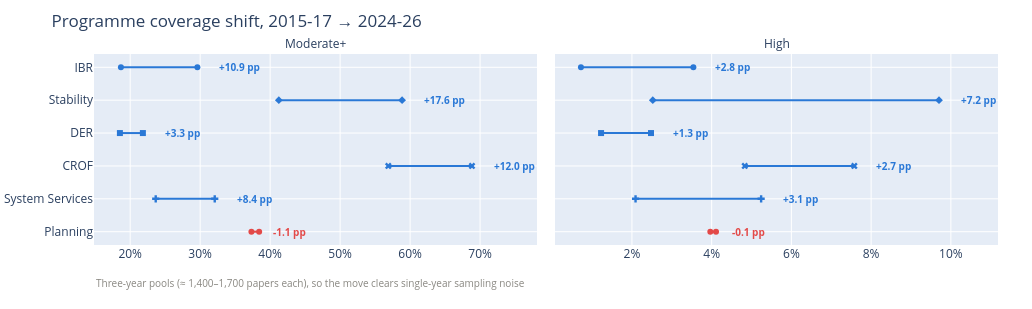

Here is the notebook cell this chart was saved with:
### Code cell
coverage_era_shift = px.line(
    aux,
    x="Share",
    y="PRP_Name",
    symbol="PRP_Name",
    color="Change_direction",
    color_discrete_map={"-": LOSS, "+": GAIN},
    facet_col="Threshold",
    markers=True,
    category_orders={
        "Threshold": ["Moderate+", "High"],
        "PRP_Name": PROGRAMME_ORDER,
        # "Change_direction": ["+", "-"],
    },
)
coverage_era_shift.update_xaxes(matches=None, ticksuffix="%", title = None)
coverage_era_shift.update_yaxes(title = None)
coverage_era_shift.update_layout(
    width=FIGURE_DIM[0]*2,
    height=FIGURE_DIM[1],
    title=dict(text=f"Programme coverage shift, {ERA_LABELS[0]} \u2192 {ERA_LABELS[-1]}"),
    showlegend = False,
)
add_footnote(coverage_era_shift, text=f"Three-year pools (\u2248 1,400\u20131,700 papers each), so the move clears single-year sampling noise", y=-0.15)

n = 4
coverage_era_shift.update_layout(margin=dict(l=n, r=n+30, t=n+50, b=n+60))
for annotation in coverage_era_shift.layout.annotations:
    annotation.text = annotation.text.split("=", 1)[-1]

for col, threshold in enumerate(["Moderate+", "High"], start=1):
    for _, row in era_shift[era_shift["Threshold"] == threshold].iterrows():
        programme = row["PRP_Name"]
        change = row["Change"]

        coverage_era_shift.add_annotation(
            x=row[ERA_LABELS[-1]],
            y=programme,
            text=f"<b>{change:+.1f} pp</b>",
            xshift=20,
            xanchor="left",
            yanchor="middle",
            showarrow=False,
            font=dict(
                color=LOSS if change >= 0 else GAIN,
                size=10,
            ),
            row=1,
            col=col,
        )

coverage_era_shift.show()

### Figure 1 — Plotly figure (JSON) as saved in the notebook; plotly's stock layout.template omitted (floating-point values rounded to 4 significant figures)
{"data": [{"hovertemplate": "Change_direction=-<br>PRP_Name=%{y}<br>Threshold=Moderate+<br>Share=%{x}<extra></extra>", "legendgroup": "-, IBR", "line": {"color": "#2a78d6", "dash": "solid"}, "marker": {"symbol": "circle"}, "mode": "lines+markers", "name": "-, IBR", "orientation": "h", "showlegend": true, "type": "scatter", "x": [18.67, 29.6], "xaxis": "x", "y": ["IBR", "IBR"], "yaxis": "y"}, {"hovertemplate": "Change_direction=-<br>PRP_Name=%{y}<br>Threshold=Moderate+<br>Share=%{x}<extra></extra>", "legendgroup": "-, Stability", "line": {"color": "#2a78d6", "dash": "solid"}, "marker": {"symbol": "diamond"}, "mode": "lines+markers", "name": "-, Stability", "orientation": "h", "showlegend": true, "type": "scatter", "x": [41.24, 58.85], "xaxis": "x", "y": ["Stability", "Stability"], "yaxis": "y"}, {"hovertemplate": "Change_direction=-<br>PRP_Name=%{y}<br>Threshold=Moderate+<br>Share=%{x}<extra></extra>", "legendgroup": "-, DER", "line": {"color": "#2a78d6", "dash": "solid"}, "marker": {"symbol": "square"}, "mode": "lines+markers", "name": "-, DER", "orientation": "h", "showlegend": true, "type": "scatter", "x": [18.53, 21.81], "xaxis": "x", "y": ["DER", "DER"], "yaxis": "y"}, {"hovertemplate": "Change_direction=-<br>PRP_Name=%{y}<br>Threshold=Moderate+<br>Share=%{x}<extra></extra>", "legendgroup": "-, CROF", "line": {"color": "#2a78d6", "dash": "solid"}, "marker": {"symbol": "x"}, "mode": "lines+markers", "name": "-, CROF", "orientation": "h", "showlegend": true, "type": "scatter", "x": [56.89, 68.84], "xaxis": "x", "y": ["CROF", "CROF"], "yaxis": "y"}, {"hovertemplate": "Change_direction=-<br>PRP_Name=%{y}<br>Threshold=Moderate+<br>Share=%{x}<extra></extra>", "legendgroup": "-, System Services", "line": {"color": "#2a78d6", "dash": "solid"}, "marker": {"symbol": "cross"}, "mode": "lines+markers", "name": "-, System Services", "orientation": "h", "showlegend": true, "type": "scatter", "x": [23.65, 32.08], "xaxis": "x", "y": ["System Services", "System Services"], "yaxis": "y"}, {"hovertemplate": "Change_direction=+<br>PRP_Name=%{y}<br>Threshold=Moderate+<br>Share=%{x}<extra></extra>", "legendgroup": "+, Planning", "line": {"color": "#e34948", "dash": "solid"}, "marker": {"symbol": "circle"}, "mode": "lines+markers", "name": "+, Planning", "orientation": "h", "showlegend": true, "type": "scatter", "x": [38.43, 37.32], "xaxis": "x", "y": ["Planning", "Planning"], "yaxis": "y"}, {"hovertemplate": "Change_direction=-<br>PRP_Name=%{y}<br>Threshold=High<br>Share=%{x}<extra></extra>", "legendgroup": "-, IBR", "line": {"color": "#2a78d6", "dash": "solid"}, "marker": {"symbol": "circle"}, "mode": "lines+markers", "name": "-, IBR", "orientation": "h", "showlegend": false, "type": "scatter", "x": [0.721, 3.541], "xaxis": "x2", "y": ["IBR", "IBR"], "yaxis": "y2"}, {"hovertemplate": "Change_direction=-<br>PRP_Name=%{y}<br>Threshold=High<br>Share=%{x}<extra></extra>", "legendgroup": "-, Stability", "line": {"color": "#2a78d6", "dash": "solid"}, "marker": {"symbol": "diamond"}, "mode": "lines+markers", "name": "-, Stability", "orientation": "h", "showlegend": false, "type": "scatter", "x": [2.523, 9.703], "xaxis": "x2", "y": ["Stability", "Stability"], "yaxis": "y2"}, {"hovertemplate": "Change_direction=-<br>PRP_Name=%{y}<br>Threshold=High<br>Share=%{x}<extra></extra>", "legendgroup": "-, DER", "line": {"color": "#2a78d6", "dash": "solid"}, "marker": {"symbol": "square"}, "mode": "lines+markers", "name": "-, DER", "orientation": "h", "showlegend": false, "type": "scatter", "x": [1.226, 2.479], "xaxis": "x2", "y": ["DER", "DER"], "yaxis": "y2"}, {"hovertemplate": "Change_direction=-<br>PRP_Name=%{y}<br>Threshold=High<br>Share=%{x}<extra></extra>", "legendgroup": "-, CROF", "line": {"color": "#2a78d6", "dash": "solid"}, "marker": {"symbol": "x"}, "mode": "lines+markers", "name": "-, CROF", "orientation": "h", "showlegend": false, "type": "scatter", "x": [4.831, 7.578], "xaxis": "x2", "y": ["CROF", "CROF"], "yaxis": "y2"}, {"hovertemplate": "Change_direction=-<br>PRP_Name=%{y}<br>Threshold=High<br>Share=%{x}<extra></extra>", "legendgroup": "-, System Services", "line": {"color": "#2a78d6", "dash": "solid"}, "marker": {"symbol": "cross"}, "mode": "lines+markers", "name": "-, System Services", "orientation": "h", "showlegend": false, "type": "scatter", "x": [2.091, 5.241], "xaxis": "x2", "y": ["System Services", "System Services"], "yaxis": "y2"}, {"hovertemplate": "Change_direction=+<br>PRP_Name=%{y}<br>Threshold=High<br>Share=%{x}<extra></extra>", "legendgroup": "+, Planning", "line": {"color": "#e34948", "dash": "solid"}, "marker": {"symbol": "circle"}, "mode": "lines+markers", "name": "+, Planning", "orientation": "h", "showlegend": false, "type": "scatter", "x": [4.11, 3.966], "xaxis": "x2", "y": ["Planning", "Planning"], "yaxis": "y2"}], "layout": {"annotations": [{"showarrow": false, "text": "Moderate+", "x": 0.245, "xanchor": "center", "xref": "paper", "y": 1, "yanchor": "bottom", "yref": "paper"}, {"showarrow": false, "text": "High", "x": 0.755, "xanchor": "center", "xref": "paper", "y": 1, "yanchor": "bottom", "yref": "paper"}, {"font": {"color": "#898781", "size": 10}, "showarrow": false, "text": "Three-year pools (≈ 1,400–1,700 papers each), so the move clears single-year sampling noise", "x": 0, "xanchor": "left", "xref": "paper", "y": -0.15, "yanchor": "top", "yref": "paper"}, {"font": {"color": "#2a78d6", "size": 10}, "showarrow": false, "text": "<b>+12.0 pp</b>", "x": 68.84, "xanchor": "left", "xref": "x", "xshift": 20, "y": "CROF", "yanchor": "middle", "yref": "y"}, {"font": {"color": "#2a78d6", "size": 10}, "showarrow": false, "text": "<b>+3.3 pp</b>", "x": 21.81, "xanchor": "left", "xref": "x", "xshift": 20, "y": "DER", "yanchor": "middle", "yref": "y"}, {"font": {"color": "#2a78d6", "size": 10}, "showarrow": false, "text": "<b>+10.9 pp</b>", "x": 29.6, "xanchor": "left", "xref": "x", "xshift": 20, "y": "IBR", "yanchor": "middle", "yref": "y"}, {"font": {"color": "#e34948", "size": 10}, "showarrow": false, "text": "<b>-1.1 pp</b>", "x": 37.32, "xanchor": "left", "xref": "x", "xshift": 20, "y": "Planning", "yanchor": "middle", "yref": "y"}, {"font": {"color": "#2a78d6", "size": 10}, "showarrow": false, "text": "<b>+17.6 pp</b>", "x": 58.85, "xanchor": "left", "xref": "x", "xshift": 20, "y": "Stability", "yanchor": "middle", "yref": "y"}, {"font": {"color": "#2a78d6", "size": 10}, "showarrow": false, "text": "<b>+8.4 pp</b>", "x": 32.08, "xanchor": "left", "xref": "x", "xshift": 20, "y": "System Services", "yanchor": "middle", "yref": "y"}, {"font": {"color": "#2a78d6", "size": 10}, "showarrow": false, "text": "<b>+2.7 pp</b>", "x": 7.578, "xanchor": "left", "xref": "x2", "xshift": 20, "y": "CROF", "yanchor": "middle", "yref": "y2"}, {"font": {"color": "#2a78d6", "size": 10}, "showarrow": false, "text": "<b>+1.3 pp</b>", "x": 2.479, "xanchor": "left", "xref": "x2", "xshift": 20, "y": "DER", "yanchor": "middle", "yref": "y2"}, {"font": {"color": "#2a78d6", "size": 10}, "showarrow": false, "text": "<b>+2.8 pp</b>", "x": 3.541, "xanchor": "left", "xref": "x2", "xshift": 20, "y": "IBR", "yanchor": "middle", "yref": "y2"}, {"font": {"color": "#e34948", "size": 10}, "showarrow": false, "text": "<b>-0.1 pp</b>", "x": 3.966, "xanchor": "left", "xref": "x2", "xshift": 20, "y": "Planning", "yanchor": "middle", "yref": "y2"}, {"font": {"color": "#2a78d6", "size": 10}, "showarrow": false, "text": "<b>+7.2 pp</b>", "x": 9.703, "xanchor": "left", "xref": "x2", "xshift": 20, "y": "Stability", "yanchor": "middle", "yref": "y2"}, {"font": {"color": "#2a78d6", "size": 10}, "showarrow": false, "text": "<b>+3.1 pp</b>", "x": 5.241, "xanchor": "left", "xref": "x2", "xshift": 20, "y": "System Services", "yanchor": "middle", "yref": "y2"}], "height": 309.6, "legend": {"title": {"text": "Change_direction, PRP_Name"}, "tracegroupgap": 0}, "margin": {"b": 64, "l": 4, "r": 34, "t": 54}, "showlegend": false, "title": {"text": "Programme coverage shift, 2015-17 → 2024-26"}, "width": 1032, "xaxis": {"anchor": "y", "domain": [0, 0.49], "ticksuffix": "%", "title": {}}, "xaxis2": {"anchor": "y2", "domain": [0.51, 1], "ticksuffix": "%", "title": {}}, "yaxis": {"anchor": "x", "categoryarray": ["Planning", "System Services", "CROF", "DER", "Stability", "IBR"], "categoryorder": "array", "domain": [0, 1], "title": {}}, "yaxis2": {"anchor": "x2", "domain": [0, 1], "matches": "y", "showticklabels": false, "title": {}}}}
